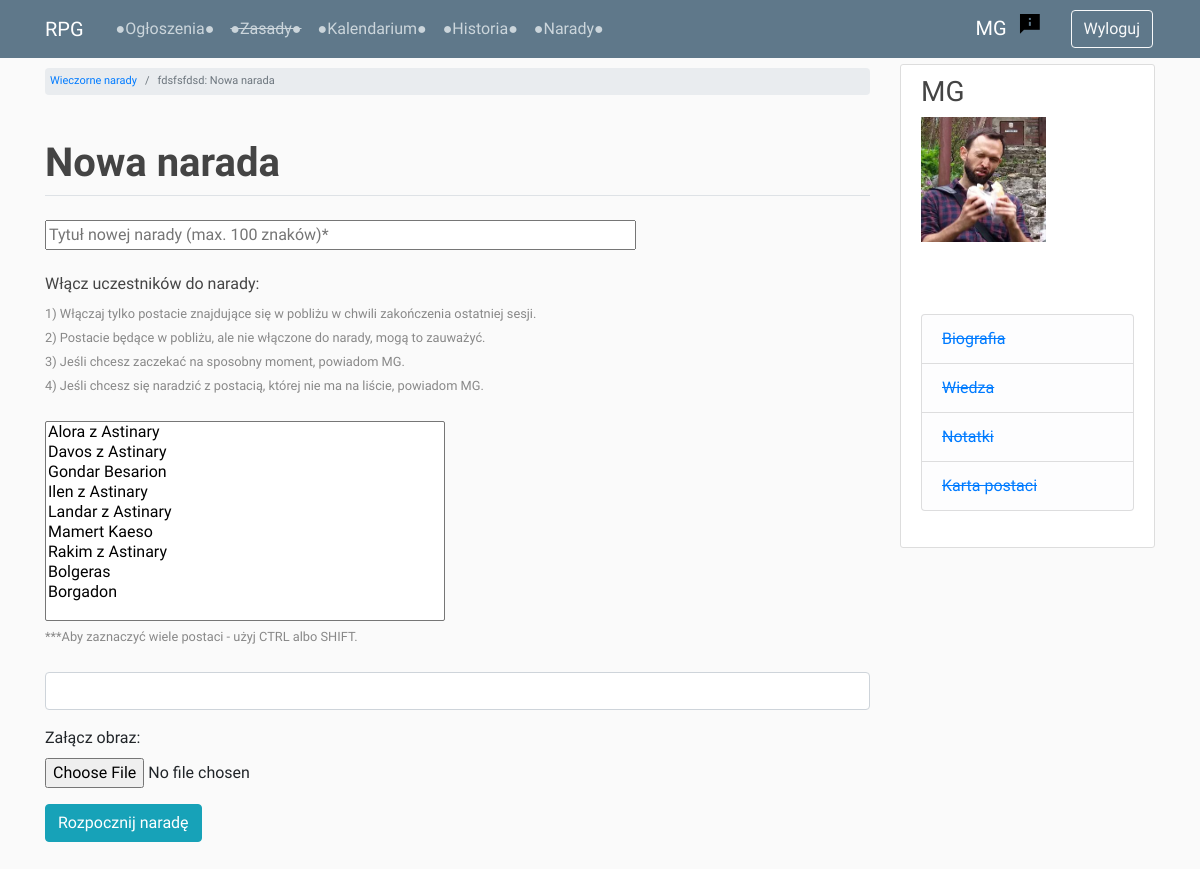
The app's page /forum/fdsfsfdsd/create_topic/ (signed in), older data.
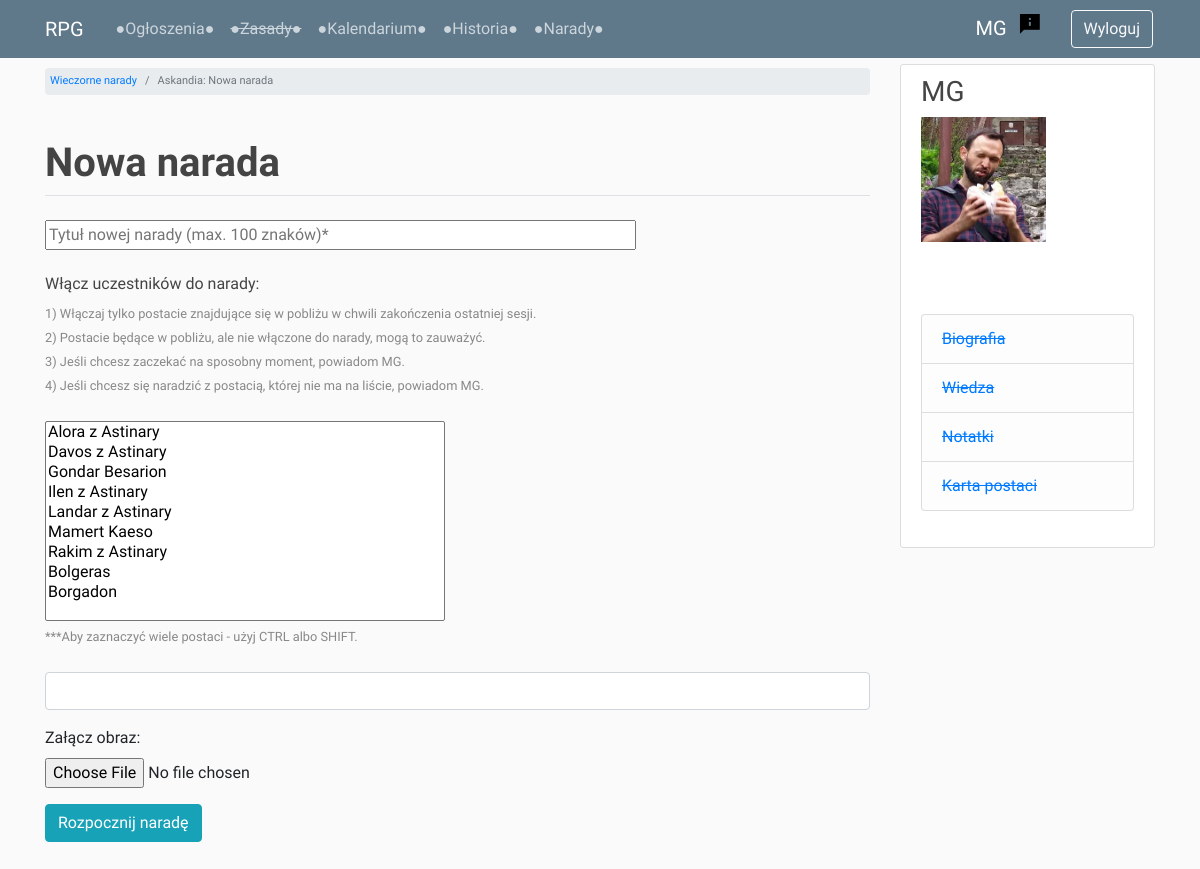
The same page, newer data.
### forum/models.py (models this page shows, shortened)
class Board(models.Model):
    title = models.CharField(max_length=50, unique=True)
    slug = models.SlugField(max_length=50, unique=True, blank=True)
    date_created = models.DateTimeField(auto_now_add=True)
    date_updated = models.DateTimeField(auto_now=True)
    description = models.CharField(max_length=100)
    class Meta:
        ordering = ['-date_updated']

### forum/views.py (the view)
# urls.py: path('<slug:board_slug>/create_topic/', create_topic_view, name='create_topic'),
@login_required
def create_topic_view(request, board_slug):
    obj = Board.objects.get(slug=board_slug)
    if request.method == 'POST':
        topic_form = CreateTopicForm(request.POST or None)
        post_form = CreatePostForm(request.POST, request.FILES)
        if topic_form.is_valid() and post_form.is_valid():
            topic = topic_form.save(commit=False)
            topic.board = Board.objects.get(slug=board_slug)
            topic.starter = request.user
            topic.save()
            topic.allowed_profiles.set(topic_form.cleaned_data['allowed_profiles'])
            topic.save()
            post = post_form.save(commit=False)
            post.topic = topic
            post.author = request.user
            post.save()
            subject = f"[RPG] Nowa narada: {topic.topic_name}"
            message = f"{request.user.profile} włączył Cię do nowej narady " \
                      f"'{topic.topic_name}' w temacie '{topic.board}'.\n" \
                      f"Uczestnicy: {', '.join(p.character_name for p in topic.allowed_profiles.all())}\n" \
                      f"Weź udział w naradzie: {request.get_host()}/forum/{topic.board.slug}/{topic.slug}/"
            sender = settings.EMAIL_HOST_USER
            receivers_list = []
            for user in User.objects.all():
                if user.profile in topic.allowed_profiles.all():
                    receivers_list.append(user.email)
            if request.user.profile.character_status != 'gm':
                receivers_list.append('lukas.kozicki@gmail.com')
            send_mail(subject, message, sender, receivers_list)
            messages.success(request, f'Utworzono nową naradę!')
            return redirect('topic', board_slug=board_slug, topic_slug=topic.slug)
    else:
        topic_form = CreateTopicForm()            # equals to: form = CreateTopicForm(request.GET) - GET is the default
        post_form = CreatePostForm()
    context = {
        'page_title': 'Nowa narada',
        'topic_form': topic_form,
        'post_form': post_form,
        'board': obj
    }
    return render(request, 'forum/create_topic.html', context)

### forum/forms.py
class CreateTopicForm(forms.ModelForm):
    class Meta:
        model = Topic
        fields = [
            'topic_name',
            'allowed_profiles'
        ]
    topic_name = forms.CharField(
        label='',
        max_length=100,
        widget=forms.TextInput(
            attrs={
                'placeholder': 'Tytuł nowej narady (max. 100 znaków)*',
                'size': '60'
            }
        )
    )

class CreatePostForm(forms.ModelForm):
    class Meta:
        model = Post
        fields = [
            'text',
            'image'
        ]
    text = forms.CharField(
        label='',
        widget=PagedownWidget(
            attrs={
                'placeholder': 'Twój głos w naradzie (max. 4000 znaków)*',
                'rows': 10,
                'cols': 60
            }
        )
    )
    image = forms.ImageField(
        label='Załącz obraz:',
        required=False,
    )

### forum/templatetags/custom_filters.py (called while the page is built)
@register.filter
def get_first_word(text):
    return text.split(' ', 1)[0]

### users/models.py (called while the page is built)
    def __str__(self):
        return f'{self.character_name}'

### forum/templates/forum/create_topic.html (shortened to what this page needs)
{% extends 'base.html' %}
{% load crispy_forms_tags %}
{% block breadcrumb %}
    <li class="breadcrumb-item"><a href="{% url 'forum' %}">Wieczorne narady</a></li>
    <li class="breadcrumb-item active">{{ board.title }}: {{ page_title }}</li>
{% endblock breadcrumb %}
{% block content %}
    <br>
    <form class="allowed-profiles-form" method="POST" enctype="multipart/form-data">
        {{ topic_form.topic_name }}<br>
        {{ topic_form.topic_name.errors }}<br>
        <h6>Włącz uczestników do narady:</h6>
        <small>1) Włączaj tylko postacie znajdujące się w pobliżu w chwili zakończenia ostatniej sesji.</small><br>
        <small>2) Postacie będące w pobliżu, ale nie włączone do narady, mogą to zauważyć.</small><br>
        <small>3) Jeśli chcesz zaczekać na sposobny moment, powiadom MG.</small><br>
        <small>4) Jeśli chcesz się naradzić z postacią, której nie ma na liście, powiadom MG.</small>
        <br><br>
        {{ topic_form.allowed_profiles }}
        <br>
        <small>***Aby zaznaczyć wiele postaci - użyj CTRL albo SHIFT.</small><br><br>
        {{ post_form|crispy }}
        <input class="btn btn-info" type="submit" value="Rozpocznij naradę"/>
    </form>
{% endblock content %}

Row changes from the older to the newer data that the page shows:
changed Board: title "fdsfsfdsd" → "Askandia"
